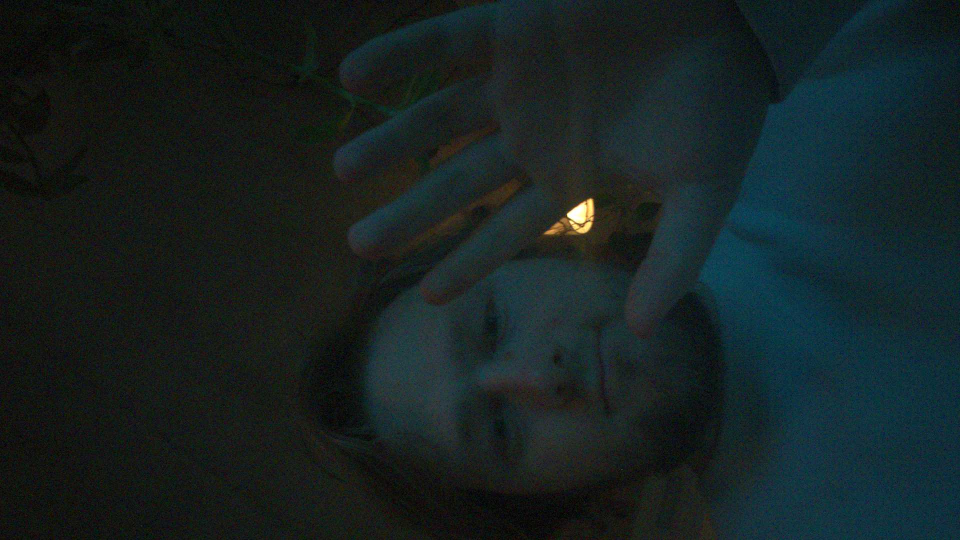
#> input picture shared/hand-kit/corpus/Photo from 2026-08-10 19-50-36.788921.jpeg, 1920 x 1080 px (shown at 1/2 size)
$ python -i ctex.py   (imports and definitions only)
#> lines starting #> are read from the running program, lines starting #| are printed output that depends on the picture
#!/usr/bin/env python3
"""ctex.py -- CTEX compressed texture format: encode PNG/JPEG -> .ctex, and a
reference decoder. Designed to UNPACK ON LOAD in the engine (the C loader mirrors
the decode() below and hands RGBA straight to glTexImage2D).

WHY a custom format (measured, not guessed):
  These game textures use limited palettes with hand-painted panel/wear/insignia
  detail. PNG already deflates them, but we can do much better by:
    1. optional downscale to a cap,
    2. palette-index colour/emissive maps (they have few distinct colours), then
    3. zlib(DEFLATE) the index stream -- which the engine ALREADY has (miniz),
       so decode needs no new dependency.
  Normal maps are stored as zlib'd raw RGB (NOT palettized -- quantizing normals
  bands the surface lighting).

FORMAT (little-endian):
  magic   4  'CTEX'
  ver     1  = 1
  flags   1  bit0 = palette mode, bit1 = is_normal (advisory)
  w       2  uint16
  h       2  uint16
  ncol    2  uint16   (palette entry count; 0 in raw mode)
  --- palette mode ---
    palette   ncol*4 bytes RGBA
    idxlen    4  uint32   (compressed index-stream length)
    idxdata   idxlen bytes  = zlib.compress(indices, one uint8 per pixel)
  --- raw mode ---
    rawlen    4  uint32
    rawdata   rawlen bytes = zlib.compress(RGB bytes, w*h*3)

Usage:
  python3 tools/ctex.py encode in.png out.ctex [--cap 512] [--palette 64]
  python3 tools/ctex.py decode in.ctex out.png          # reference decode
  python3 tools/ctex.py stat   in.ctex
"""
import sys, os, struct, zlib, argparse

MAGIC = b"CTEX"
F_PALETTE = 1
F_NORMAL  = 2

def _is_normal(name):
    n = name.lower()
    return "normal" in n or "_norm" in n

def encode(src, dst, cap=512, palette=64):
#> called with dst = 'out.png', cap = 512, palette = 64
    from PIL import Image
    im = Image.open(src)
#> im is the input picture: PIL image 1920x1080 RGB; mean R, G, B 22.4, 33.3, 33.7
    w, h = im.size
#> w = 1920; h = 1080
    if max(w, h) > cap:
        s = cap / max(w, h)
#> s = 0.267
        im = im.resize((max(1, int(w*s)), max(1, int(h*s))), Image.LANCZOS)
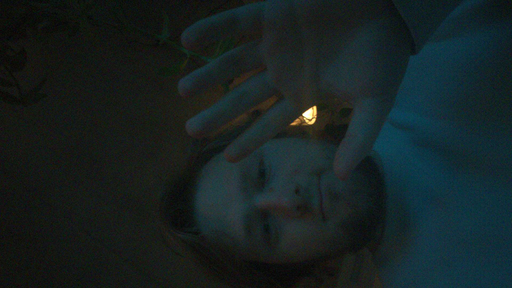
#> im: PIL image 512x288 RGB; mean R, G, B 22.4, 33.3, 33.7
        w, h = im.size
#> w = 512; h = 288
    is_norm = _is_normal(os.path.basename(src))

    if palette and not is_norm:
        q = im.convert("RGB").quantize(colors=palette, method=Image.MEDIANCUT)
        data = list(q.getdata())
#> data = 147456 items
        used = max(data) + 1
#> used = 64
        pal = q.getpalette()[:used*3]
#> pal = 192 values, max 75 at index 1, min 11 at index 180, mean 29.73
        rgba = bytearray()
        for i in range(used):
            rgba += bytes(pal[i*3:i*3+3]) + b"\xff"
        idx = bytes(data)
        comp = zlib.compress(idx, 9)
        with open(dst, "wb") as f:
            f.write(MAGIC); f.write(bytes([1, F_PALETTE | (F_NORMAL if is_norm else 0)]))
            f.write(struct.pack("<HHH", w, h, used))
            f.write(bytes(rgba))
            f.write(struct.pack("<I", len(comp))); f.write(comp)
    else:
        rgb = im.convert("RGB").tobytes()
        comp = zlib.compress(rgb, 9)
        with open(dst, "wb") as f:
            f.write(MAGIC); f.write(bytes([1, (F_NORMAL if is_norm else 0)]))
            f.write(struct.pack("<HHH", w, h, 0))
            f.write(struct.pack("<I", len(comp))); f.write(comp)
    return os.path.getsize(dst)

# [43 lines left out: functions decode, main, not called in this run]

# [2 lines not run here, left out]

>>> result = encode('../../../shared/hand-kit/corpus/Photo from 2026-08-10 19-50-36.788921.jpeg', 'out.png')

$ run again, on shared/hand-kit/corpus/front--front-closed.jpeg
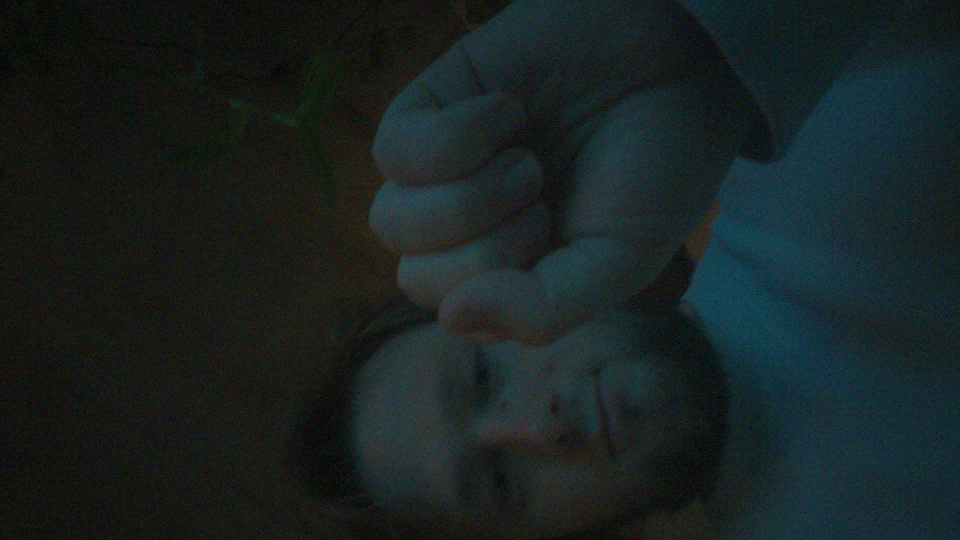
#> input picture shared/hand-kit/corpus/front--front-closed.jpeg, 1920 x 1080 px (shown at 1/2 size)
#> in encode, im is the input picture: PIL image 1920x1080 RGB; mean R, G, B 24.1, 33.5, 33.6
#> in encode, `im = im.resize((max(1, int(w*s)), max(1, int(h*s))), Image.LANCZOS)`:
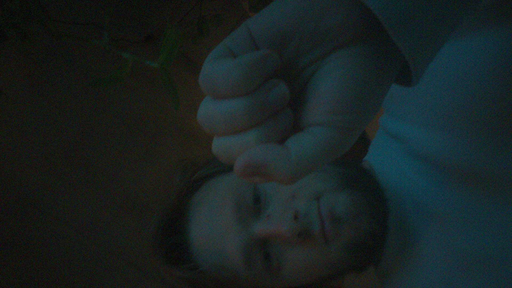
#> im: PIL image 512x288 RGB; mean R, G, B 24.1, 33.5, 33.6
#> data = 147456 items
#> used = 64
#> pal = 192 values, max 74 at index 17, min 11 at index 182, mean 30.28

$ run again, on shared/hand-kit/corpus/front--front-open-fingers1.jpeg
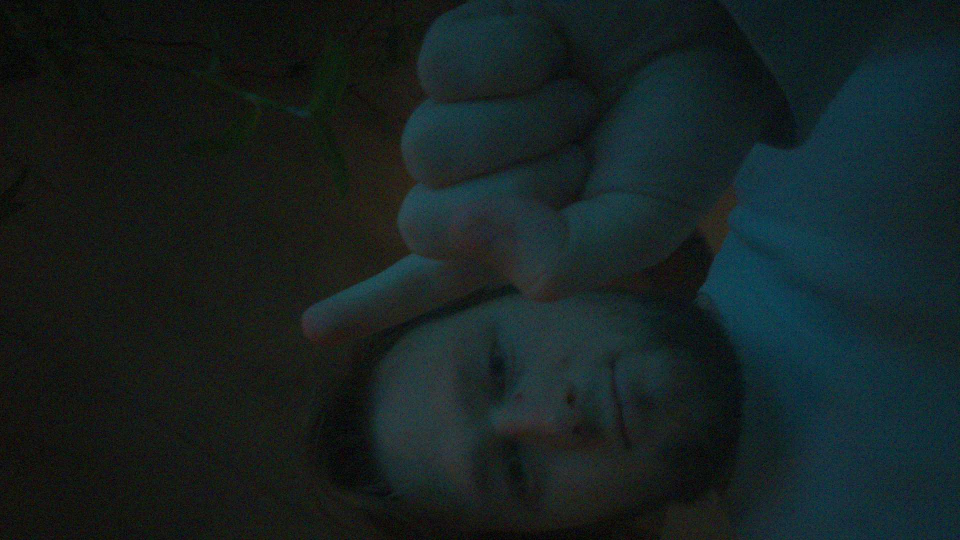
#> input picture shared/hand-kit/corpus/front--front-open-fingers1.jpeg, 1920 x 1080 px (shown at 1/2 size)
#> in encode, im is the input picture: PIL image 1920x1080 RGB; mean R, G, B 22.9, 33.3, 33.7
#> in encode, `im = im.resize((max(1, int(w*s)), max(1, int(h*s))), Image.LANCZOS)`:
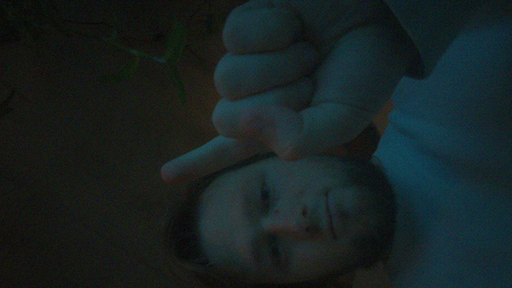
#> im: PIL image 512x288 RGB; mean R, G, B 22.9, 33.3, 33.7
#> data = 147456 items
#> used = 64
#> pal = 192 values, max 74 at index 17, min 11 at index 186, mean 29.58
